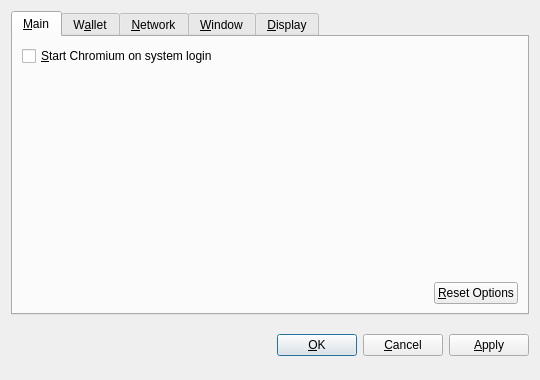
<?xml version="1.0" encoding="UTF-8"?>
<ui version="4.0">
 <class>OptionsDialog</class>
 <widget class="QDialog" name="OptionsDialog">
  <property name="geometry">
   <rect>
    <x>0</x>
    <y>0</y>
    <width>540</width>
    <height>380</height>
   </rect>
  </property>
  <property name="windowTitle">
   <string>Options</string>
  </property>
  <property name="modal">
   <bool>true</bool>
  </property>
  <layout class="QVBoxLayout" name="verticalLayout">
   <item>
    <widget class="QTabWidget" name="tabWidget">
     <property name="tabPosition">
      <enum>QTabWidget::North</enum>
     </property>
     <property name="currentIndex">
      <number>0</number>
     </property>
     <widget class="QWidget" name="tabMain">
      <attribute name="title">
       <string>&amp;Main</string>
      </attribute>
      <layout class="QVBoxLayout" name="verticalLayout_Main">
       <item>
        <widget class="QCheckBox" name="bitcoinAtStartup">
         <property name="toolTip">
          <string>Automatically start Chromium after logging in to the system.</string>
         </property>
         <property name="text">
          <string>&amp;Start Chromium on system login</string>
         </property>
        </widget>
       </item>
       <item>
        <spacer name="verticalSpacer_Main">
         <property name="orientation">
          <enum>Qt::Vertical</enum>
         </property>
         <property name="sizeHint" stdset="0">
          <size>
           <width>20</width>
           <height>40</height>
          </size>
         </property>
        </spacer>
       </item>
       <item>
        <layout class="QHBoxLayout" name="horizontalLayout_2_Main">
         <item>
          <spacer name="horizontalSpacer_2_Main">
           <property name="orientation">
            <enum>Qt::Horizontal</enum>
           </property>
           <property name="sizeHint" stdset="0">
            <size>
             <width>40</width>
             <height>20</height>
            </size>
           </property>
          </spacer>
         </item>
         <item>
          <widget class="QPushButton" name="resetButton">
           <property name="toolTip">
            <string>Reset all client options to default.</string>
           </property>
           <property name="text">
            <string>&amp;Reset Options</string>
           </property>
           <property name="autoDefault">
            <bool>false</bool>
           </property>
          </widget>
         </item>
        </layout>
       </item>
      </layout>
     </widget>
     <widget class="QWidget" name="tabWallet">
      <attribute name="title">
       <string>W&amp;allet</string>
      </attribute>
      <layout class="QVBoxLayout" name="verticalLayout_Network">
       <item>
        <widget class="QLabel" name="transactionFeeInfoLabel">
         <property name="text">
          <string>Optional transaction fee per kB that helps make sure your transactions are processed quickly. Most transactions are 1 kB.</string>
         </property>
         <property name="textFormat">
          <enum>Qt::PlainText</enum>
         </property>
         <property name="wordWrap">
          <bool>true</bool>
         </property>
        </widget>
       </item>
       <item>
        <layout class="QHBoxLayout" name="horizontalLayout_1_Main">
         <item>
          <widget class="QLabel" name="transactionFeeLabel">
           <property name="text">
            <string>Pay transaction &amp;fee</string>
           </property>
           <property name="textFormat">
            <enum>Qt::PlainText</enum>
           </property>
           <property name="buddy">
            <cstring>transactionFee</cstring>
           </property>
          </widget>
         </item>
         <item>
          <widget class="BitcoinAmountField" name="transactionFee"/>
         </item>
         <item>
          <spacer name="horizontalSpacer_1_Main">
           <property name="orientation">
            <enum>Qt::Horizontal</enum>
           </property>
           <property name="sizeHint" stdset="0">
            <size>
             <width>40</width>
             <height>20</height>
            </size>
           </property>
          </spacer>
         </item>
        </layout>
       </item>
       <item>
        <widget class="QLabel" name="label">
         <property name="text">
          <string>If you disable the spending of unconfirmed change, the change from a transaction cannot be used until that transaction has at least one confirmation. This also affects how your balance is computed.</string>
         </property>
         <property name="wordWrap">
          <bool>true</bool>
         </property>
        </widget>
       </item>
       <item>
        <widget class="QCheckBox" name="spendZeroConfChange">
         <property name="text">
          <string>Spend unconfirmed change  (experts only)</string>
         </property>
        </widget>
       </item>
       <item>
        <spacer name="verticalSpacer">
         <property name="orientation">
          <enum>Qt::Vertical</enum>
         </property>
         <property name="sizeHint" stdset="0">
          <size>
           <width>20</width>
           <height>40</height>
          </size>
         </property>
        </spacer>
       </item>
      </layout>
     </widget>
     <widget class="QWidget" name="tabNetwork">
      <attribute name="title">
       <string>&amp;Network</string>
      </attribute>
      <layout class="QVBoxLayout" name="verticalLayout_Network">
       <item>
        <widget class="QCheckBox" name="mapPortUpnp">
         <property name="toolTip">
          <string>Automatically open the Chromium client port on the router. This only works when your router supports UPnP and it is enabled.</string>
         </property>
         <property name="text">
          <string>Map port using &amp;UPnP</string>
         </property>
        </widget>
       </item>
       <item>
        <widget class="QCheckBox" name="connectSocks">
         <property name="toolTip">
          <string>Connect to the Chromium network through a SOCKS proxy (e.g. when connecting through Tor).</string>
         </property>
         <property name="text">
          <string>&amp;Connect through SOCKS proxy:</string>
         </property>
        </widget>
       </item>
       <item>
        <layout class="QHBoxLayout" name="horizontalLayout_Network">
         <item>
          <widget class="QLabel" name="proxyIpLabel">
           <property name="text">
            <string>Proxy &amp;IP:</string>
           </property>
           <property name="textFormat">
            <enum>Qt::PlainText</enum>
           </property>
           <property name="buddy">
            <cstring>proxyIp</cstring>
           </property>
          </widget>
         </item>
         <item>
          <widget class="QValidatedLineEdit" name="proxyIp">
           <property name="maximumSize">
            <size>
             <width>140</width>
             <height>16777215</height>
            </size>
           </property>
           <property name="toolTip">
            <string>IP address of the proxy (e.g. 127.0.0.1)</string>
           </property>
          </widget>
         </item>
         <item>
          <widget class="QLabel" name="proxyPortLabel">
           <property name="text">
            <string>&amp;Port:</string>
           </property>
           <property name="textFormat">
            <enum>Qt::PlainText</enum>
           </property>
           <property name="buddy">
            <cstring>proxyPort</cstring>
           </property>
          </widget>
         </item>
         <item>
          <widget class="QLineEdit" name="proxyPort">
           <property name="maximumSize">
            <size>
             <width>55</width>
             <height>16777215</height>
            </size>
           </property>
           <property name="toolTip">
            <string>Port of the proxy (e.g. 9050)</string>
           </property>
          </widget>
         </item>
         <item>
          <widget class="QLabel" name="socksVersionLabel">
           <property name="text">
            <string>SOCKS &amp;Version:</string>
           </property>
           <property name="textFormat">
            <enum>Qt::PlainText</enum>
           </property>
           <property name="buddy">
            <cstring>socksVersion</cstring>
           </property>
          </widget>
         </item>
         <item>
          <widget class="QValueComboBox" name="socksVersion">
           <property name="toolTip">
            <string>SOCKS version of the proxy (e.g. 5)</string>
           </property>
          </widget>
         </item>
         <item>
          <spacer name="horizontalSpacer_Network">
           <property name="orientation">
            <enum>Qt::Horizontal</enum>
           </property>
           <property name="sizeHint" stdset="0">
            <size>
             <width>40</width>
             <height>20</height>
            </size>
           </property>
          </spacer>
         </item>
        </layout>
       </item>
       <item>
        <spacer name="verticalSpacer_Network">
         <property name="orientation">
          <enum>Qt::Vertical</enum>
         </property>
         <property name="sizeHint" stdset="0">
          <size>
           <width>20</width>
           <height>40</height>
          </size>
         </property>
        </spacer>
       </item>
      </layout>
     </widget>
     <widget class="QWidget" name="tabWindow">
      <attribute name="title">
       <string>&amp;Window</string>
      </attribute>
      <layout class="QVBoxLayout" name="verticalLayout_Window">
       <item>
        <widget class="QCheckBox" name="minimizeToTray">
         <property name="toolTip">
          <string>Show only a tray icon after minimizing the window.</string>
         </property>
         <property name="text">
          <string>&amp;Minimize to the tray instead of the taskbar</string>
         </property>
        </widget>
       </item>
       <item>
        <widget class="QCheckBox" name="minimizeOnClose">
         <property name="toolTip">
          <string>Minimize instead of exit the application when the window is closed. When this option is enabled, the application will be closed only after selecting Quit in the menu.</string>
         </property>
         <property name="text">
          <string>M&amp;inimize on close</string>
         </property>
        </widget>
       </item>
       <item>
        <spacer name="verticalSpacer_Window">
         <property name="orientation">
          <enum>Qt::Vertical</enum>
         </property>
         <property name="sizeHint" stdset="0">
          <size>
           <width>20</width>
           <height>40</height>
          </size>
         </property>
        </spacer>
       </item>
      </layout>
     </widget>
     <widget class="QWidget" name="tabDisplay">
      <attribute name="title">
       <string>&amp;Display</string>
      </attribute>
      <layout class="QVBoxLayout" name="verticalLayout_Display">
       <item>
        <layout class="QHBoxLayout" name="horizontalLayout_1_Display">
         <item>
          <widget class="QLabel" name="langLabel">
           <property name="text">
            <string>User Interface &amp;language:</string>
           </property>
           <property name="textFormat">
            <enum>Qt::PlainText</enum>
           </property>
           <property name="buddy">
            <cstring>lang</cstring>
           </property>
          </widget>
         </item>
         <item>
          <widget class="QValueComboBox" name="lang">
           <property name="toolTip">
            <string>The user interface language can be set here. This setting will take effect after restarting Chromium.</string>
           </property>
          </widget>
         </item>
        </layout>
       </item>
       <item>
        <layout class="QHBoxLayout" name="horizontalLayout_2_Display">
         <item>
          <widget class="QLabel" name="unitLabel">
           <property name="text">
            <string>&amp;Unit to show amounts in:</string>
           </property>
           <property name="textFormat">
            <enum>Qt::PlainText</enum>
           </property>
           <property name="buddy">
            <cstring>unit</cstring>
           </property>
          </widget>
         </item>
         <item>
          <widget class="QValueComboBox" name="unit">
           <property name="toolTip">
            <string>Choose the default subdivision unit to show in the interface and when sending coins.</string>
           </property>
          </widget>
         </item>
        </layout>
       </item>
       <item>
        <widget class="QCheckBox" name="displayAddresses">
         <property name="toolTip">
          <string>Whether to show Chromium addresses in the transaction list or not.</string>
         </property>
         <property name="text">
          <string>&amp;Display addresses in transaction list</string>
         </property>
        </widget>
       </item>
       <item>
        <widget class="QCheckBox" name="coinControlFeatures">
         <property name="toolTip">
          <string>Whether to show coin control features or not.</string>
         </property>
         <property name="text">
          <string>Display coin &amp;control features (experts only!)</string>
         </property>
        </widget>
       </item>
       <item>
        <spacer name="verticalSpacer_Display">
         <property name="orientation">
          <enum>Qt::Vertical</enum>
         </property>
         <property name="sizeHint" stdset="0">
          <size>
           <width>20</width>
           <height>40</height>
          </size>
         </property>
        </spacer>
       </item>
      </layout>
     </widget>
    </widget>
   </item>
   <item>
    <layout class="QHBoxLayout" name="horizontalLayout_Buttons">
     <item>
      <spacer name="horizontalSpacer_1">
       <property name="orientation">
        <enum>Qt::Horizontal</enum>
       </property>
       <property name="sizeHint" stdset="0">
        <size>
         <width>40</width>
         <height>48</height>
        </size>
       </property>
      </spacer>
     </item>
     <item>
      <widget class="QLabel" name="statusLabel">
       <property name="font">
        <font>
         <weight>75</weight>
         <bold>true</bold>
        </font>
       </property>
       <property name="text">
        <string/>
       </property>
       <property name="textFormat">
        <enum>Qt::PlainText</enum>
       </property>
       <property name="wordWrap">
        <bool>true</bool>
       </property>
      </widget>
     </item>
     <item>
      <spacer name="horizontalSpacer_2">
       <property name="orientation">
        <enum>Qt::Horizontal</enum>
       </property>
       <property name="sizeHint" stdset="0">
        <size>
         <width>40</width>
         <height>48</height>
        </size>
       </property>
      </spacer>
     </item>
     <item>
      <widget class="QPushButton" name="okButton">
       <property name="text">
        <string>&amp;OK</string>
       </property>
      </widget>
     </item>
     <item>
      <widget class="QPushButton" name="cancelButton">
       <property name="text">
        <string>&amp;Cancel</string>
       </property>
       <property name="autoDefault">
        <bool>false</bool>
       </property>
      </widget>
     </item>
     <item>
      <widget class="QPushButton" name="applyButton">
       <property name="text">
        <string>&amp;Apply</string>
       </property>
       <property name="autoDefault">
        <bool>false</bool>
       </property>
      </widget>
     </item>
    </layout>
   </item>
  </layout>
 </widget>
 <customwidgets>
  <customwidget>
   <class>BitcoinAmountField</class>
   <extends>QSpinBox</extends>
   <header>bitcoinamountfield.h</header>
  </customwidget>
  <customwidget>
   <class>QValueComboBox</class>
   <extends>QComboBox</extends>
   <header>qvaluecombobox.h</header>
  </customwidget>
  <customwidget>
   <class>QValidatedLineEdit</class>
   <extends>QLineEdit</extends>
   <header>qvalidatedlineedit.h</header>
  </customwidget>
 </customwidgets>
 <resources/>
 <connections/>
</ui>
